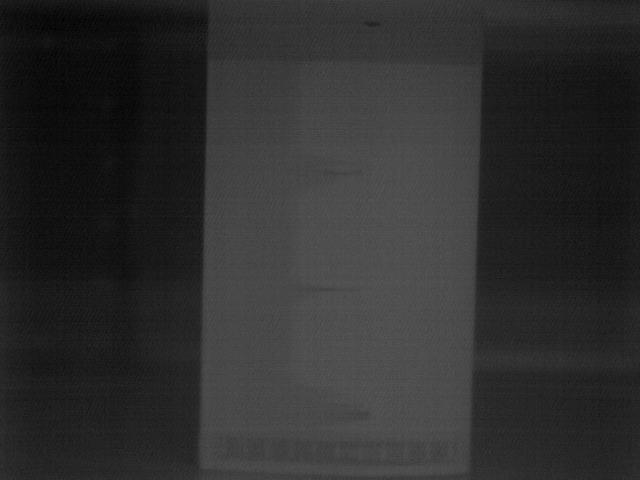

Reproduce this figure in Python.
#!/usr/bin/env python3
# -*- coding: utf-8 -*-
"""
Created on Sat Dec 12 18:10:32 2020

test environment

@author: jangrobusch
"""

import numpy as np
from PIL import Image
import os
import sys

def genimage(angle, D):
    #retrieve data
    directory = os.path.join('Thermal Data', D, angle)
    names = []
    for name in os.listdir(directory):
        names.append(os.path.join(directory, name))
    basearray = np.genfromtxt(names[0], delimiter=';') #get base array
    basearray = np.delete(basearray, -1, axis=1)
    basearray = basearray[..., np.newaxis]
    names.remove(names[0])
    p = 0
    print(angle, "deg AoA",round(100*p/9), "% processed")
    for name in names:
        p += 1    
        print(angle, "deg AoA",round(100*p/9), "% processed")
        sample = np.genfromtxt(name, delimiter = ';')
        sample = np.delete(sample, -1, axis=1)
        sample = sample[..., np.newaxis]
        basearray = np.concatenate((basearray, sample), axis=2)
    temparray = np.mean(basearray, axis = 2)    #average data
    #normalise
    mean = np.mean(temparray)
    temparray += 10000*(temparray - mean)
    maxt = np.max(temparray)
    temparray = temparray * (255/maxt)
    im = Image.fromarray(temparray)
    im = im.convert("RGB")
    im.save(os.path.join((D+' thermal images'),(angle+ '.jpg')), "JPEG")
    return()


for dim in ["2D", "3D"]:
    angles = os.listdir(os.path.join('Thermal Data', dim))
    if '.DS_Store' in angles: angles.remove('.DS_Store')
    for angle in angles: genimage(angle, dim)


